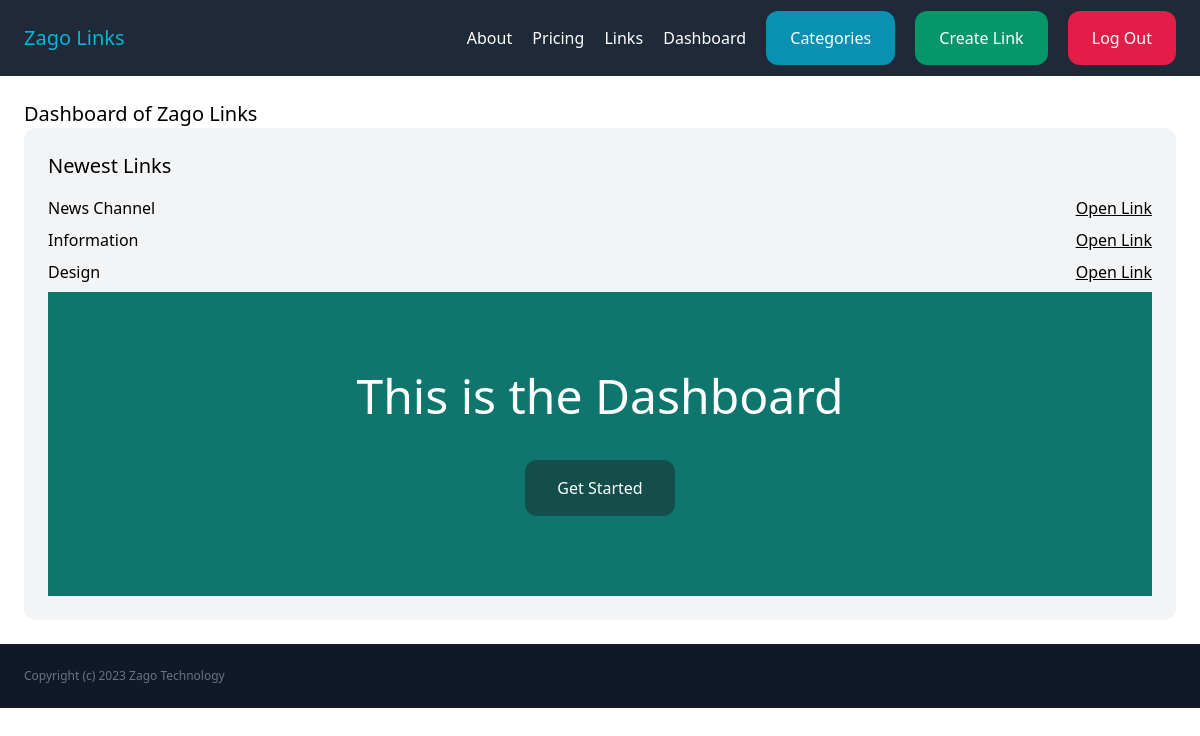
Screenshot of /dashboard/ (signed in) with the database file from the repository.
### link/models.py (models this page shows)
class Link(models.Model):
    category = models.ForeignKey(Category, related_name='categories', on_delete=models.CASCADE)
    name = models.CharField(max_length=255)
    description = models.TextField(blank=True, null=True)
    url = models.CharField(max_length=255)
    created_by = models.ForeignKey(User, related_name='links', on_delete=models.CASCADE)
    created_at = models.DateTimeField(auto_now_add=True)
    class Meta:
        ordering = ('-created_at',)

### dashboard/views.py (the view)
# urls.py: path('', views.dashboard, name='dashboard'),
@login_required
def dashboard(request):
    newest_links = Link.objects.filter(created_by=request.user)[0:5]
    return render(request, 'dashboard/dashboard.html', {
        'newest_links': newest_links
    })

### dashboard/templates/dashboard/dashboard.html (shortened to what this page needs)
{% extends 'core/base.html' %}
{% block content %}
    <h1 class="text-xl">Dashboard of Zago Links</h1>
    <div class="p-6 bg-gray-100 rounded-xl">
        <h2 class="mb-4 text-xl">Newest Links</h2>
        {% for link in newest_links %}
            <div class="mb-2 flex items-center justify-between">
                <p>{{ link.name }}</p>
                <a href="{{ link.url }}" class="underline" target="_blank">Open Link</a>
            </div>
        {% endfor %}
        <div class="py-20 px-6 bg-teal-700 text-center">
            <h1 class="mb-10 text-5xl text-white">This is the Dashboard</h1>
            <a href="{% url 'link:create_link' %}" class="inline-block py-4 px-8 bg-teal-900 text-white rounded-xl hover:bg-teal-200">Get Started</a>
        </div>
    </div>
{% endblock %}

### rows the page displays
Link: name "News Channel"
Link: name "Information"
Link: name "Design"
